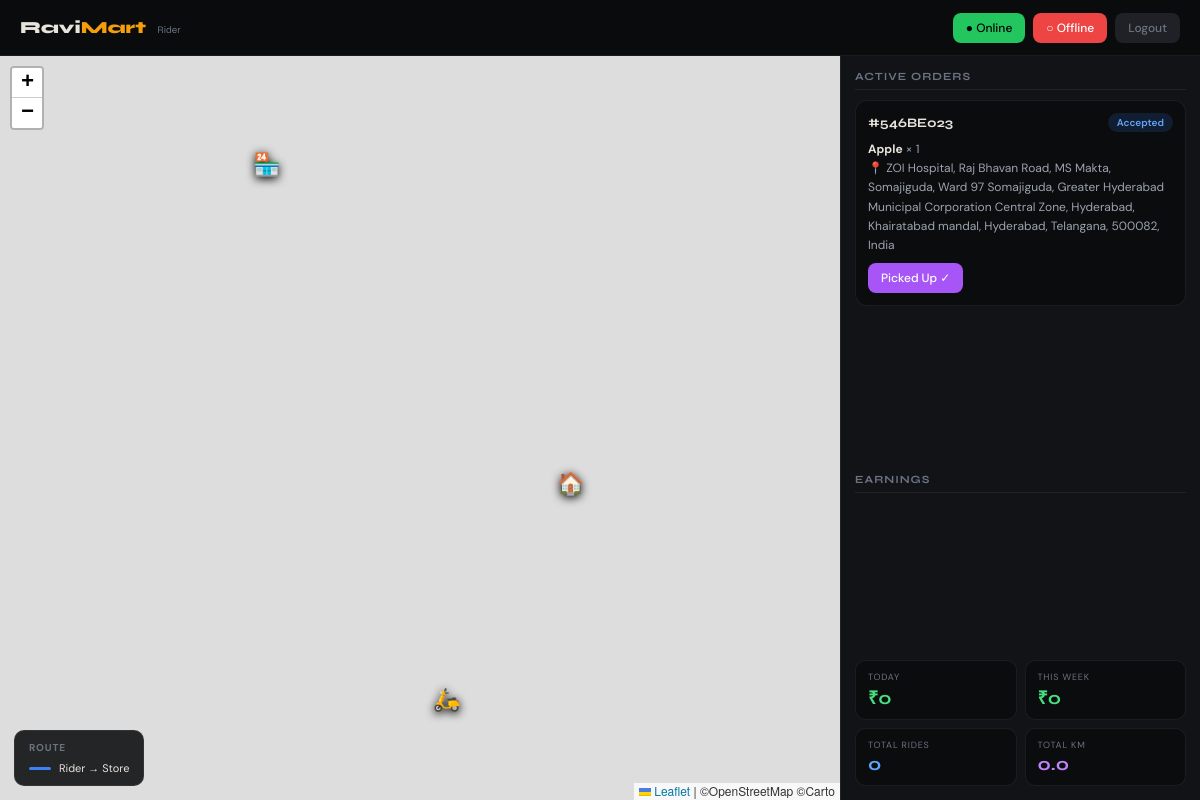
/rider_dashboard (signed in), run on the app's committed database.
### tables this page shows
CREATE TABLE order_history(
        id INTEGER PRIMARY KEY AUTOINCREMENT,
        order_number TEXT,
        user_id INTEGER,
        product_id INTEGER,
        quantity INTEGER,
        price REAL,
        address_id INTEGER,
        customer_lat REAL,
        customer_lng REAL,
        customer_address TEXT,
        pickup_lat REAL,
        pickup_lng REAL,
        pickup_address TEXT,
        rider_id INTEGER,
        rider_status TEXT,
        status TEXT,
        delivery_otp TEXT,
        payment_status TEXT,
        is_otp_verified INTEGER DEFAULT 0,
        created_at TIMESTAMP DEFAULT CURRENT_TIMESTAMP
    , rider_earnings INTEGER, distance_km text);

CREATE TABLE products(
        id INTEGER PRIMARY KEY AUTOINCREMENT,
        name TEXT,
        price REAL,
        description TEXT,
        image TEXT,
        quantity INTEGER,category TEXT
    );

### app.py (the view)
@app.route("/rider_dashboard")
def rider_dashboard():
    if "rider" not in session:
        return redirect("/rider_login")
    rider_id = session["rider"]
    conn = sqlite3.connect("database.db")
    conn.row_factory = sqlite3.Row
    cur = conn.cursor()
    cur.execute("""
        SELECT
            oh.*,
            rl.latitude  AS rider_lat,
            rl.longitude AS rider_lng,
            p.name       AS product_name
        FROM order_history oh
        JOIN products p ON p.id = oh.product_id
        LEFT JOIN rider_location rl ON rl.rider_id = oh.rider_id
        WHERE oh.rider_id = ?
          AND LOWER(TRIM(oh.rider_status)) IN ('assigned','accepted','picked')
        ORDER BY oh.id DESC
    """, (rider_id,))
    orders = [dict(r) for r in cur.fetchall()]
    cur.execute("""
        SELECT
            COUNT(*)                          AS total_rides,
            IFNULL(SUM(rider_earnings), 0)    AS total_earnings,
            IFNULL(SUM(distance_km), 0)       AS total_km,
            IFNULL(SUM(CASE
                WHEN DATE(created_at) = DATE('now')
                THEN rider_earnings END), 0)  AS today_earnings,
            IFNULL(SUM(CASE
                WHEN DATE(created_at) >= DATE('now','-7 days')
                THEN rider_earnings END), 0)  AS week_earnings
        FROM order_history
        WHERE rider_id = ?
          AND LOWER(TRIM(rider_status)) = 'delivered'
    """, (rider_id,))
    summary = dict(cur.fetchone())
    cur.execute("""
        SELECT
            oh.order_number,
            oh.customer_address AS address,
            oh.distance_km,
            oh.rider_earnings,
            oh.rider_status     AS status,
            oh.created_at       AS delivered_at
        FROM order_history oh
        WHERE oh.rider_id = ?
          AND LOWER(TRIM(oh.rider_status)) = 'delivered'
        ORDER BY oh.id DESC
        LIMIT 50
    """, (rider_id,))
    rides = [dict(r) for r in cur.fetchall()]
    conn.close()
    return render_template(
        "rider_dashboard.html",
        orders=orders,
        summary=summary,
        rides=rides,
        has_active_order=has_active_order(rider_id)
    )

### app.py (called while the page is built)
def has_active_order(rider_id):
    conn = sqlite3.connect("database.db")
    conn.row_factory = sqlite3.Row
    cur = conn.cursor()
    cur.execute("""
        SELECT COUNT(*) AS cnt
        FROM order_history
        WHERE rider_id = ?
          AND LOWER(TRIM(rider_status)) IN ('assigned','accepted','picked')
    """, (rider_id,))
    result = cur.fetchone()["cnt"]
    conn.close()
    return result > 0

### templates/rider_dashboard.html (shortened to what this page needs)
<!DOCTYPE html>
<html lang="en">
<head>
<link rel="stylesheet" href="https://unpkg.com/leaflet/dist/leaflet.css"/>
</head>
<body>
<nav class="nav">
  <div class="brand">Ravi<span>Mart</span>
    <small style="font-size:10px;color:var(--muted);font-weight:400;margin-left:6px">Rider</small>
  </div>
  <div class="nav-right">
    <a href="/rider/online"  class="btn btn-online">● Online</a>
    <a href="/rider/offline" class="btn btn-offline">○ Offline</a>
    <a href="/rider_logout"  class="btn" style="background:#1f2127;color:var(--muted)">Logout</a>
  </div>
</nav>
<div class="main">
  <div style="position:relative">
    <div id="map"></div>
    <div class="legend" id="legend">
      <div style="font-size:10px;font-weight:700;color:var(--muted);text-transform:uppercase;letter-spacing:.8px;margin-bottom:2px">Route</div>
      <div class="leg-row" id="leg-blue"  style="display:none"><div class="leg-line" style="background:#3b82f6"></div><span>Rider → Store</span></div>
    </div>
  </div>
  <div class="sidebar">
    <div class="sec-label">Active Orders</div>
    {% if orders %}
      {% for order in orders %}
      <div class="order-card">
        <div class="order-head">
          <span class="order-num">#{{ order.order_number }}</span>
          <span class="badge badge-{{ order.rider_status }}">{{ order.rider_status }}</span>
        </div>
        <div class="order-info">
          <strong>{{ order.product_name }}</strong> × {{ order.quantity }}<br>
          📍 {{ order.customer_address or "—" }}
        </div>
        <div class="order-actions">
          {% if order.rider_status == 'Accepted' %}
            <a href="/pickup_order/{{ order.id }}" class="btn btn-pickup">Picked Up ✓</a>
          {% endif %}
        </div>
      </div>
      {% endfor %}
    {% else %}
      <div style="text-align:center;padding:2.5rem 1rem;color:var(--muted);font-size:13px">
        <div style="font-size:32px;margin-bottom:8px">🛵</div>No active orders.
      </div>
    {% endif %}
    <div class="sec-label" style="margin-top:auto">Earnings</div>
    <div class="earn-grid">
      <div class="kpi"><div class="lbl">Today</div>   <div class="val">₹{{ summary.today_earnings or 0 }}</div></div>
      <div class="kpi"><div class="lbl">This Week</div><div class="val">₹{{ summary.week_earnings or 0 }}</div></div>
      <div class="kpi"><div class="lbl">Total Rides</div><div class="val blue">{{ summary.total_rides or 0 }}</div></div>
      <div class="kpi"><div class="lbl">Total KM</div>  <div class="val purple">{{ "%.1f"|format(summary.total_km or 0) }}</div></div>
    </div>
  </div>
</div>
</body>
</html>

### templates/rider_dashboard.html (style rules this page uses)
*,*::before,*::after { box-sizing:border-box;margin:0;padding:0 }
:root { --bg:#0b0c0e;--surface:#111317;--border:rgba(255,255,255,0.07); --accent:#f59e0b;--green:#22c55e;--blue:#3b82f6;--purple:#a855f7; --red:#ef4444;--text:#e8e4dc;--muted:#6b7280; --font-h:'Syne',sans-serif;--font-b:'DM Sans',sans-serif; }
html,body { min-height:100%;background:var(--bg);color:var(--text);font-family:var(--font-b) }
.nav { display:flex;align-items:center;justify-content:space-between;padding:0 1.25rem;height:56px;background:rgba(11,12,14,0.96);border-bottom:1px solid var(--border);position:sticky;top:0;z-index:200;backdrop-filter:blur(16px) }
.brand { font-family:var(--font-h);font-size:17px;font-weight:800 }
.brand span { color:var(--accent) }
.nav-right { display:flex;gap:8px;align-items:center }
.btn { padding:7px 13px;border:none;border-radius:8px;cursor:pointer;font-family:var(--font-b);font-size:12px;font-weight:500;text-decoration:none;display:inline-block;transition:opacity .15s }
.btn-online { background:var(--green);color:#000 }
.btn-offline { background:var(--red);color:#fff }
.btn-pickup { background:var(--purple);color:#fff }
.main { display:grid;grid-template-columns:1fr 360px;height:calc(100vh - 56px) }
#map { height:100%;z-index:1 }
.sidebar { overflow-y:auto;border-left:1px solid var(--border);background:var(--surface);padding:14px;display:flex;flex-direction:column;gap:10px }
.sec-label { font-family:var(--font-h);font-size:11px;font-weight:700;text-transform:uppercase;letter-spacing:1px;color:var(--muted);padding-bottom:6px;border-bottom:1px solid var(--border) }
.order-card { background:var(--bg);border:1px solid var(--border);border-radius:12px;padding:12px;display:flex;flex-direction:column;gap:8px }
.order-head { display:flex;justify-content:space-between;align-items:center }
.order-num { font-family:var(--font-h);font-size:13px;font-weight:700 }
.badge { padding:3px 9px;border-radius:99px;font-size:10px;font-weight:600 }
.badge-Accepted { background:rgba(59,130,246,.15);color:#60a5fa }
.order-info { font-size:12px;color:#9ca3af;line-height:1.6 }
.order-info strong { color:var(--text) }
.order-actions { display:flex;gap:8px }
.earn-grid { display:grid;grid-template-columns:1fr 1fr;gap:8px;margin-top:auto }
.kpi { background:var(--bg);border:1px solid var(--border);border-radius:10px;padding:10px 12px }
.kpi .lbl { font-size:9px;text-transform:uppercase;letter-spacing:.8px;color:var(--muted) }
.kpi .val { font-family:var(--font-h);font-size:18px;font-weight:700;color:#4ade80;margin-top:2px }
.kpi .val.blue { color:#60a5fa }
.kpi .val.purple { color:#c084fc }
.legend { position:absolute;bottom:14px;left:14px;z-index:500;background:rgba(11,12,14,.88);backdrop-filter:blur(12px);border:1px solid var(--border);border-radius:10px;padding:10px 14px;font-size:11px;display:none;flex-direction:column;gap:5px }
.leg-row { display:flex;align-items:center;gap:8px }
.leg-line { width:22px;height:3px;border-radius:2px }

### data on the page
order_history: order_number "546BE023", rider_status "Accepted", product_name "Apple", quantity "1", customer_address "ZOI Hospital, Raj Bhavan Road, MS Makta, Somajiguda, Ward 97 Somajiguda, Greater Hyderabad Municipal Corporation Central Zone, Hyderabad, Khairatabad mandal, Hyderabad, Telangana, 500082, India"

### other printed values
{{ summary.today_earnings or 0 }} "0"
{{ summary.week_earnings or 0 }} "0"
{{ summary.total_rides or 0 }} "0"
{{ "%.1f"|format(summary.total_km or 0) }} "0.0"
